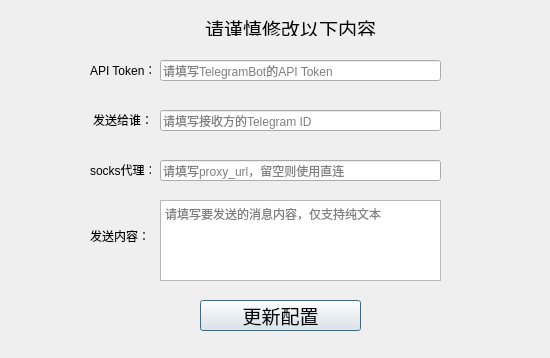
<?xml version="1.0" encoding="UTF-8"?>
<ui version="4.0">
 <class>telegramBotDialog</class>
 <widget class="QDialog" name="telegramBotDialog">
  <property name="geometry">
   <rect>
    <x>0</x>
    <y>0</y>
    <width>550</width>
    <height>358</height>
   </rect>
  </property>
  <property name="windowTitle">
   <string>OpenCV Face Recognition System - TelegramBot</string>
  </property>
  <widget class="QLabel" name="tipLabel">
   <property name="geometry">
    <rect>
     <x>170</x>
     <y>20</y>
     <width>241</width>
     <height>16</height>
    </rect>
   </property>
   <property name="font">
    <font>
     <family>楷体</family>
     <pointsize>14</pointsize>
    </font>
   </property>
   <property name="text">
    <string>请谨慎修改以下内容</string>
   </property>
   <property name="alignment">
    <set>Qt::AlignCenter</set>
   </property>
  </widget>
  <widget class="QLineEdit" name="tokenLineEdit">
   <property name="geometry">
    <rect>
     <x>160</x>
     <y>60</y>
     <width>281</width>
     <height>21</height>
    </rect>
   </property>
   <property name="toolTip">
    <string/>
   </property>
   <property name="placeholderText">
    <string>请填写TelegramBot的API Token</string>
   </property>
   <property name="clearButtonEnabled">
    <bool>false</bool>
   </property>
  </widget>
  <widget class="QLineEdit" name="telegramIDLineEdit">
   <property name="geometry">
    <rect>
     <x>160</x>
     <y>110</y>
     <width>281</width>
     <height>21</height>
    </rect>
   </property>
   <property name="toolTip">
    <string/>
   </property>
   <property name="alignment">
    <set>Qt::AlignLeading|Qt::AlignLeft|Qt::AlignVCenter</set>
   </property>
   <property name="placeholderText">
    <string>请填写接收方的Telegram ID</string>
   </property>
  </widget>
  <widget class="QLabel" name="tokenLabel">
   <property name="geometry">
    <rect>
     <x>90</x>
     <y>54</y>
     <width>61</width>
     <height>31</height>
    </rect>
   </property>
   <property name="text">
    <string>API Token：</string>
   </property>
  </widget>
  <widget class="QLabel" name="telegramIDLabel">
   <property name="geometry">
    <rect>
     <x>93</x>
     <y>104</y>
     <width>61</width>
     <height>31</height>
    </rect>
   </property>
   <property name="text">
    <string>发送给谁：</string>
   </property>
  </widget>
  <widget class="QLabel" name="socksLabel">
   <property name="geometry">
    <rect>
     <x>90</x>
     <y>154</y>
     <width>61</width>
     <height>31</height>
    </rect>
   </property>
   <property name="text">
    <string>socks代理：</string>
   </property>
  </widget>
  <widget class="QPushButton" name="okButton">
   <property name="geometry">
    <rect>
     <x>200</x>
     <y>300</y>
     <width>161</width>
     <height>31</height>
    </rect>
   </property>
   <property name="font">
    <font>
     <family>楷体</family>
     <pointsize>14</pointsize>
    </font>
   </property>
   <property name="text">
    <string>更新配置</string>
   </property>
  </widget>
  <widget class="QLineEdit" name="socksLineEdit">
   <property name="geometry">
    <rect>
     <x>160</x>
     <y>160</y>
     <width>281</width>
     <height>21</height>
    </rect>
   </property>
   <property name="toolTip">
    <string/>
   </property>
   <property name="placeholderText">
    <string>请填写proxy_url，留空则使用直连</string>
   </property>
  </widget>
  <widget class="QLabel" name="messageLabel">
   <property name="geometry">
    <rect>
     <x>90</x>
     <y>220</y>
     <width>61</width>
     <height>31</height>
    </rect>
   </property>
   <property name="text">
    <string>发送内容：</string>
   </property>
  </widget>
  <widget class="QPlainTextEdit" name="messagePlainTextEdit">
   <property name="geometry">
    <rect>
     <x>160</x>
     <y>200</y>
     <width>281</width>
     <height>81</height>
    </rect>
   </property>
   <property name="placeholderText">
    <string>请填写要发送的消息内容，仅支持纯文本</string>
   </property>
  </widget>
 </widget>
 <resources/>
 <connections/>
</ui>
